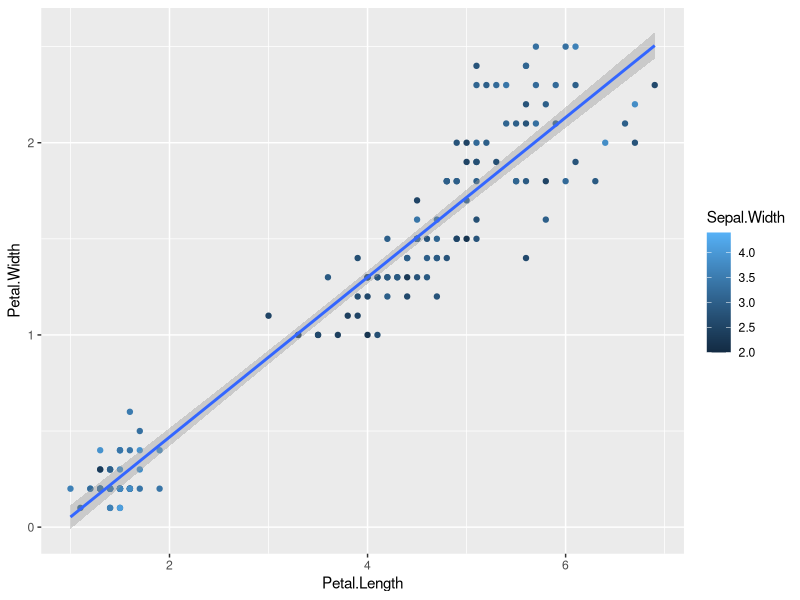
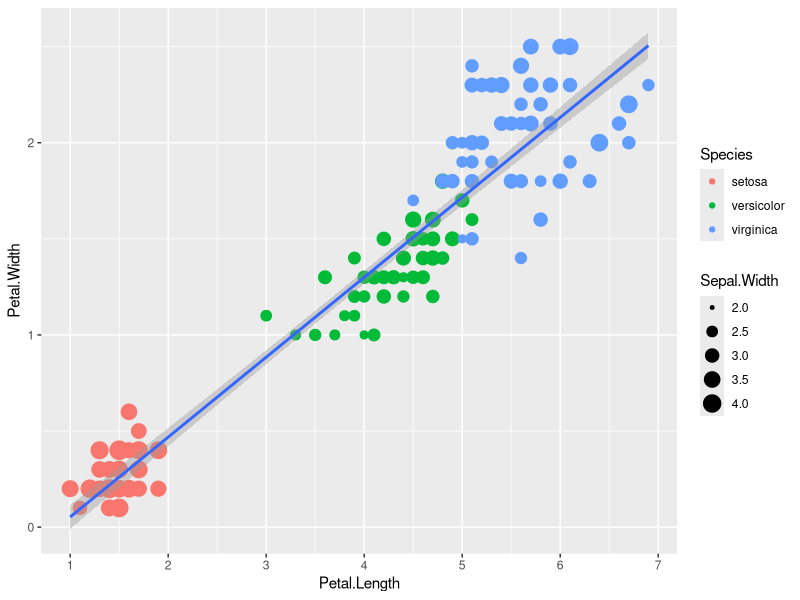
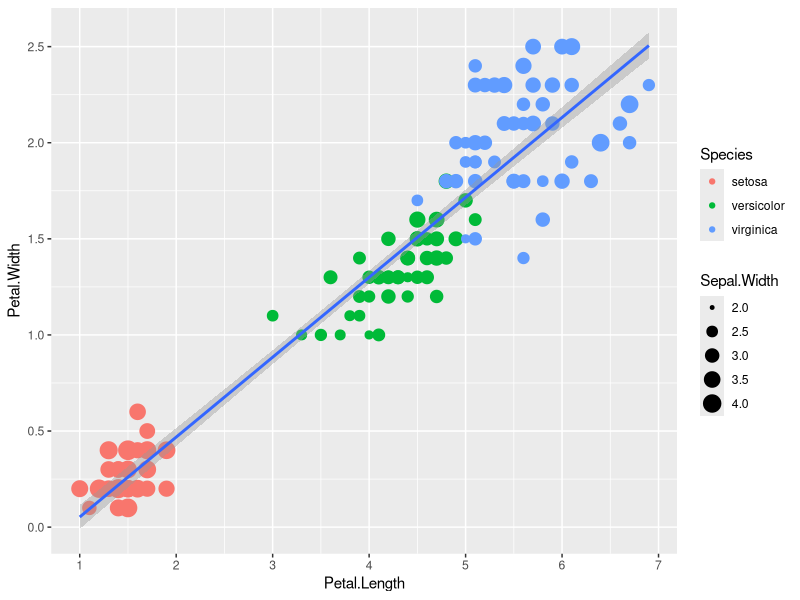
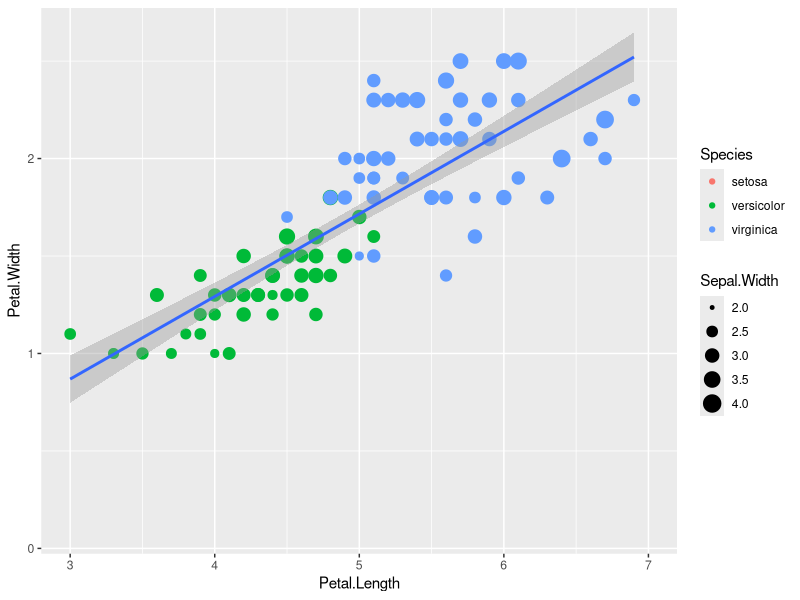
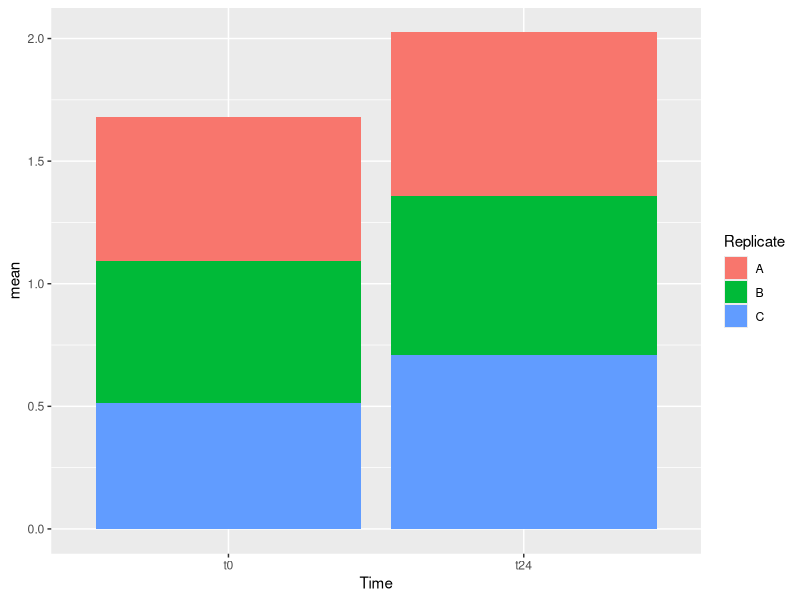
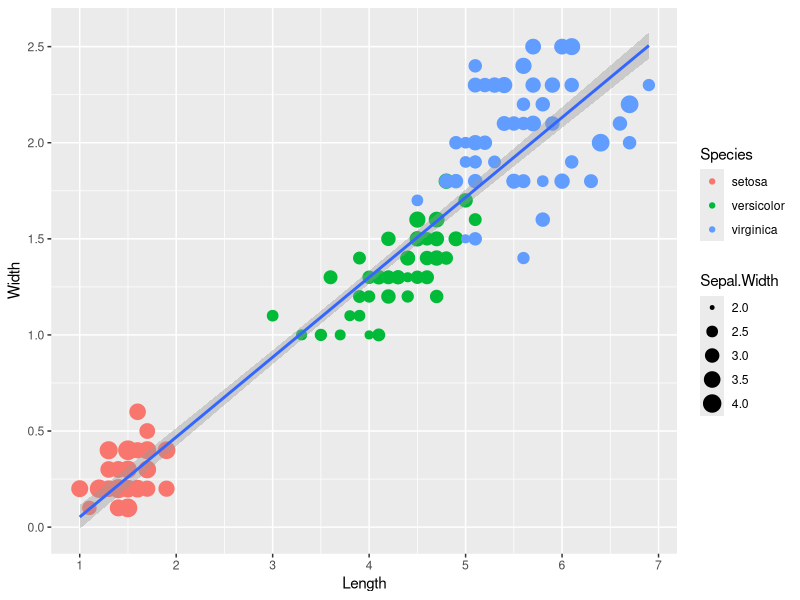
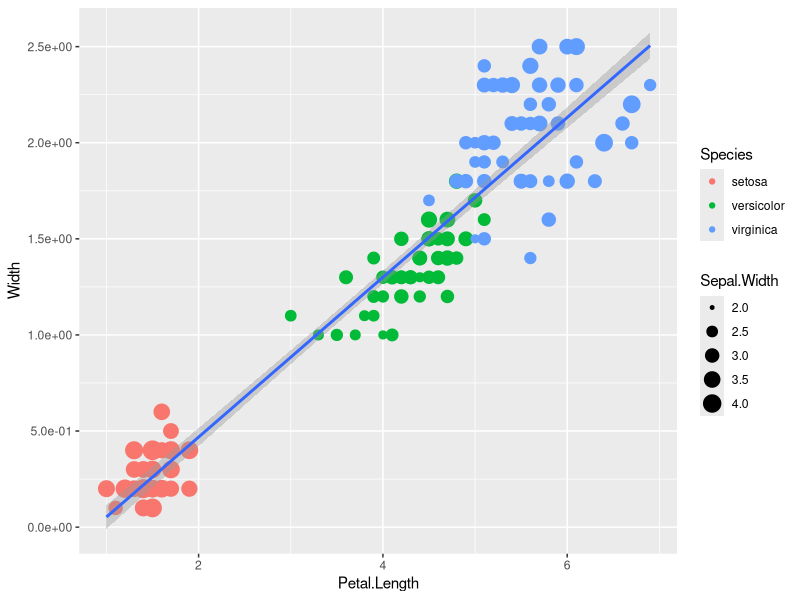
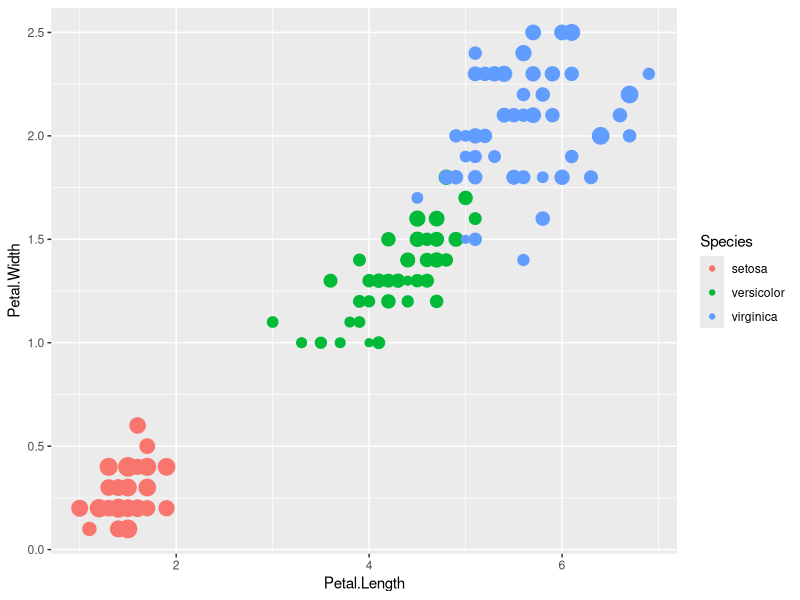

Here is the R script that generated these plots, in order:
## ---- chunk 1
hooks = knitr::knit_hooks$get()
hook_foldable = function(type) {
  force(type)
  function(x, options) {
    res = hooks[[type]](x, options)
    
    if (isFALSE(options[[paste0("fold.", type)]])) return(res)
    
    paste0(
      "<details><summary>", type, "</summary>\n\n",
      res,
      "\n\n</details>"
    )
  }
}
knitr::knit_hooks$set(
  output = hook_foldable("output"),
  plot = hook_foldable("plot")
)
## ---- chunk 2

## ---- chunk 3
library(dplyr)
library(ggplot2)
library(reshape2)
data("iris")
gc <- read.table("data/counts_raw.txt", header = T, row.names = 1, sep = "\t")
md <- read.table("data/metadata.csv", header = T, sep = ";")
rownames(md) <- md$Sample_ID

library(tidyverse)
gc_long <- gc %>%
  rownames_to_column(var = "Gene") %>%
  gather(Sample_ID, count, -Gene) %>% 
  full_join(md, by = "Sample_ID") %>% 
  select(Sample_ID, everything()) %>% 
  select(-c(Gene,count), c(Gene,count)) 
gc_long$Sample_Name <- factor(gc_long$Sample_Name, levels = c("t0_A","t0_B","t0_C","t2_A","t2_B","t2_C","t6_A","t6_B","t6_C","t24_A","t24_B","t24_C"))
gc_long$Time <- factor(gc_long$Time, levels = c("t0","t2","t6","t24"))
gc_long$Replicate <- factor(gc_long$Replicate, levels = c("A","B","C"))

se <- function(x) sqrt(var(x)/length(x))
## ---- chunk 4
ggplot(data=iris,mapping=aes(x=Petal.Length,y=Petal.Width))+
  geom_point(aes(color=Sepal.Width))+
  geom_smooth(method="lm")
## ---- chunk 5
ggplot(data=iris,mapping=aes(x=Petal.Length,y=Petal.Width))+
  geom_point(aes(size=Sepal.Width, color=Species))+
  geom_smooth(method="lm") +
  scale_x_continuous(breaks = 1:7)
## ---- chunk 6
ggplot(data=iris,mapping=aes(x=Petal.Length,y=Petal.Width))+
  geom_point(aes(size=Sepal.Width, color=Species))+
  geom_smooth(method="lm") +
  scale_x_continuous(breaks = 1:7) +
  scale_y_continuous(breaks = seq(0,3,0.5))
## ---- chunk 7
ggplot(data=iris,mapping=aes(x=Petal.Length,y=Petal.Width))+
  geom_point(aes(size=Sepal.Width, color=Species)) +
  geom_smooth(method="lm") +
  scale_x_continuous(limits=c(3, 7))
## ---- chunk 8
gc_long %>% 
  group_by(Time, Replicate) %>% 
  summarise(mean=mean(log10(count +1)),se=se(log10(count +1))) %>%
  ggplot(aes(x=Time, y=mean, fill = Replicate)) + 
  geom_col() + 
  scale_x_discrete(limits=c("t0","t24"))
## ---- chunk 9
ggplot(data=iris,mapping=aes(x=Petal.Length,y=Petal.Width))+
  geom_point(aes(size=Sepal.Width, color=Species))+
  geom_smooth(method="lm") +
  scale_x_continuous(name = "Length", breaks = 1:7) +
  scale_y_continuous(name = "Width", breaks = seq(0,3,0.5))
## ---- chunk 10
library(scales)
ggplot(data=iris,mapping=aes(x=Petal.Length,y=Petal.Width))+
  geom_point(aes(size=Sepal.Width, color=Species))+
  geom_smooth(method="lm") +
  scale_y_continuous(name = "Width", breaks = seq(0,3,0.5), labels = scientific)
## ---- chunk 11
ggplot(data=iris,mapping=aes(x=Petal.Length,y=Petal.Width))+
  geom_point(aes(color=Species,size=Sepal.Width))+
  guides(size="none")
## ---- chunk 12

ggplot(data=iris,mapping=aes(x=Petal.Length,y=Petal.Width))+
  geom_point(aes(color=Species,size=Sepal.Width),show.legend=FALSE)
## ---- chunk 13
ggplot(data=iris,mapping=aes(x=Petal.Length,y=Petal.Width))+
  geom_point(aes(size=Sepal.Width, color=Species))+
  geom_smooth(method="lm")
## ---- chunk 14
ggplot(data=iris,mapping=aes(x=Petal.Length,y=Petal.Width))+
  geom_point(aes(size=Sepal.Width, color=Species))+
  geom_smooth(method="lm") +
  scale_size_continuous(name = "Width of Sepal") +
  scale_color_discrete(name = "Organism", labels = c("Iris setosa", "Iris versicolor", "Iris virginica"))
## ---- chunk 15
ggplot(data=iris,mapping=aes(x=Petal.Length,y=Petal.Width))+
  geom_point(aes(color=Species,size=Sepal.Width)) +
  theme(legend.position="top",
        legend.justification="right")
## ---- chunk 16
ggplot(data=iris,mapping=aes(x=Petal.Length,y=Petal.Width))+
  geom_point(aes(color=Species,size=Sepal.Width))+
  guides(size=guide_legend(nrow=2,byrow=TRUE),
         color=guide_legend(nrow=3,byrow=T))+
  theme(legend.position="top",
        legend.justification="right")
## ---- chunk 17
ggplot(data=iris,mapping=aes(x=Petal.Length,y=Petal.Width)) +
  geom_point(aes(color=Species,size=Sepal.Width)) +
  scale_x_continuous(name = "Length", breaks = 1:7) +
  scale_y_continuous(name = "Width", breaks = seq(0,3,0.5)) +
  theme(axis.text.x = element_text(face="bold", color="#993333", size=14, angle=45), 
        axis.text.y = element_text(face="bold", color="#993333", size=14, angle=45))
## ---- chunk 18
ggplot(data=iris,mapping=aes(x=Petal.Length,y=Petal.Width)) +
  geom_point(aes(color=Species,size=Sepal.Width)) +
  scale_x_continuous(name = "Length", breaks = 1:7) +
  scale_y_continuous(name = "Width", breaks = seq(0,3,0.5)) +
  theme(axis.text.x = element_text(face="bold", color="#993333", size=14, angle=45), 
        axis.text.y = element_text(face="bold", color="#993333", size=14, angle=45), 
        axis.ticks = element_blank())
## ---- chunk 19
P <- gc_long %>% 
  group_by(Time, Replicate) %>% 
  summarise(mean=mean(log10(count +1)),se=se(log10(count +1))) %>%
  ggplot(aes(x= Time, y= mean, fill = Replicate)) + 
  geom_col(position = position_dodge2()) +
  geom_errorbar(aes(ymin=mean-se, ymax=mean+se), position = position_dodge2(.9, padding = .6)) +
  theme(axis.ticks = element_blank())
P
## ---- chunk 20
P + theme_bw(base_size = 16)
## ---- chunk 21
P + theme_minimal(base_size = 16)
## ---- chunk 22
Q <- ggplot(data = gc_long, mapping = aes(x = Sample_Name, y = log10(count + 1), fill = Time)) + geom_boxplot()
Q  
## ---- chunk 23
library(ggthemes)
Q + theme_tufte()
## ---- chunk 24
Q + theme_economist() + 
  scale_color_economist()
## ---- chunk 25
Q + theme_stata() +
  scale_color_stata()
## ---- chunk 26
gc_long %>% 
  group_by(Time, Replicate) %>% 
  summarise(mean=mean(log10(count +1)),se=se(log10(count +1))) %>%
  ggplot(aes(x=Time, y=mean, color = Replicate)) +
  facet_wrap(~Replicate) +
  geom_line(aes(group=1), stat= "identity", size = 2) +
  scale_x_discrete(limits= c("t0", "t2", "t24")) +
  scale_y_continuous(limits = c(0.4,0.8), breaks = seq(0.4,0.8,0.05)) +
  guides(color="none") +
  ylab(label = "mean(log10(count + 1))") +
  theme_light() +
  theme(axis.text = element_text(face="bold", size=12),
        axis.title = element_text(face="bold", color = "#C84DF9", size=14),
        axis.ticks = element_blank())
## ---- chunk 27
sessionInfo()
